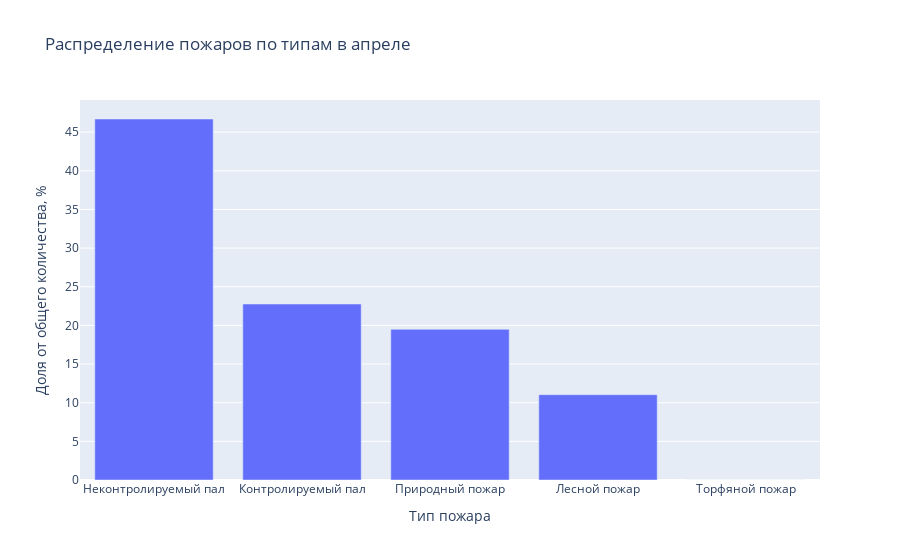

The notebook cell saved with this chart:
### Code cell
fig = px.bar(wildfire_type_april, x='Тип пожара', y='Доля от общего количества, %', 
             title='Распределение пожаров по типам в апреле')
fig.show()
fig.write_image('img/распределение апрель.jpg')

### Figure 1 — Plotly figure (JSON) as saved in the notebook; plotly's stock layout.template omitted (floating-point values rounded to 4 significant figures)
{"data": [{"alignmentgroup": "True", "hovertemplate": "Тип пожара=%{x}<br>Доля от общего количества, %=%{y}<extra></extra>", "legendgroup": "", "marker": {"color": "#636efa", "pattern": {"shape": ""}}, "name": "", "offsetgroup": "", "orientation": "v", "showlegend": false, "textposition": "auto", "type": "bar", "x": ["Неконтролируемый пал", "Контролируемый пал", "Природный пожар", "Лесной пожар", "Торфяной пожар"], "xaxis": "x", "y": [46.7, 22.76, 19.49, 11.04, 0.01122], "yaxis": "y"}], "layout": {"barmode": "relative", "legend": {"tracegroupgap": 0}, "title": {"text": "Распределение пожаров по типам в апреле"}, "xaxis": {"anchor": "y", "domain": [0, 1], "title": {"text": "Тип пожара"}}, "yaxis": {"anchor": "x", "domain": [0, 1], "title": {"text": "Доля от общего количества, %"}}}}
